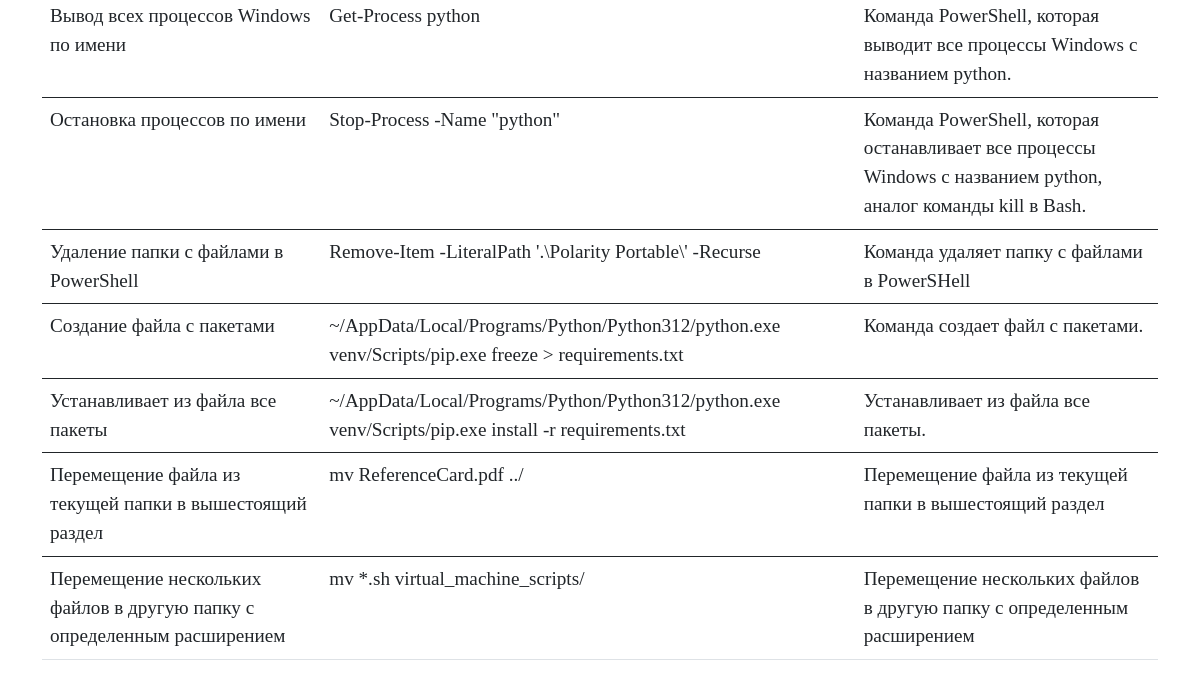
The app's page /bash (lower part), older data.
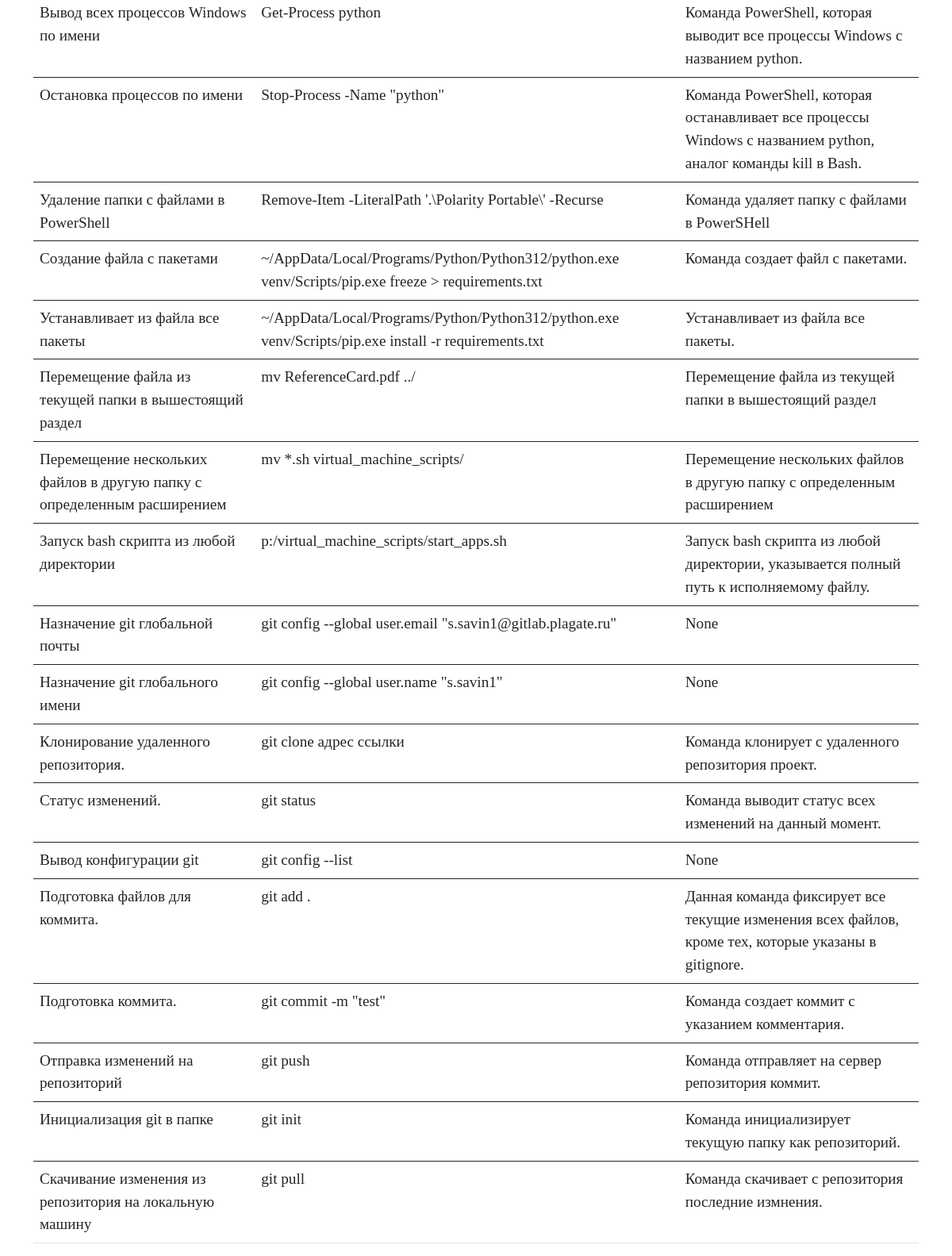
The same page, newer data.
### tables this page shows
CREATE TABLE "bash" (
    bash_id INTEGER PRIMARY KEY AUTOINCREMENT,
    bash_command TEXT NOT NULL,
    bash_name TEXT NOT NULL
  , bash_description TEXT);

### app.py (the view)
@app.route("/bash")
def bash_list_commands():
    conn = get_db_connection()
    bash_list = conn.execute("SELECT * FROM bash").fetchall()
    conn.close()
    return render_template("bash/bash_list_commands.html",
                           bash_list=bash_list,
                           )

### app.py (called while the page is built)
def get_db_connection():
    db_path = os.path.join(BASE_DIR, "database.db")
    conn = sqlite3.connect(db_path)
    conn.row_factory = sqlite3.Row
    return conn

### templates/bash/bash_list_commands.html (shortened to what this page needs)
{% extends "base.html" %} {% block title %}Команды bash{% endblock %} {% block content %}
<table class="table">
   {% for bash_list in bash_list %}
   <tbody>
      <tr>
         <td>{{ bash_list['bash_name'] }}</td>
         <td>{{ bash_list['bash_command']  }}</td>
         <td>{{ bash_list['bash_description'] }}</td>
      </tr>
   </tbody>
   {% endfor %}
   </table>
{% endblock %}

### templates/base.html (shortened to what this page needs)
<!doctype html>
<html>
   <head>
      <link href="https://cdn.jsdelivr.net/npm/bootstrap@5.0.2/dist/css/bootstrap.min.css" rel="stylesheet">
      <link href="{{ url_for('static', filename='styles.css') }}" rel="stylesheet">
   </head>
   <body>
      <main class="container">
         {% block content %}
         {% endblock %}
      </main>
   </body>
</html>

### static/styles.css (style rules this page uses)
* { font-family:Century Gothic; }
.container { font-size: 1.2rem; }

Row changes from the older to the newer data that the page shows:
added bash: bash_name "Запуск bash скрипта из любой директории", bash_command "p:/virtual_machine_scripts/start_apps.sh", bash_description "Запуск bash скрипта из любой директории, указывается полный путь к исполняемому файлу."
added bash: bash_name "Назначение git глобальной почты", bash_command "git config --global user.email \"s.savin1@gitlab.plagate.ru\"", bash_description "None"
added bash: bash_name "Назначение git глобального имени", bash_command "git config --global user.name \"s.savin1\"", bash_description "None"
added bash: bash_name "Клонирование удаленного репозитория.", bash_command "git clone адрес ссылки", bash_description "Команда клонирует с удаленного репозитория проект."
added bash: bash_name "Статус изменений.", bash_command "git status", bash_description "Команда выводит статус всех изменений на данный момент."
added bash: bash_name "Вывод конфигурации git", bash_command "git config --list", bash_description "None"
added bash: bash_name "Подготовка файлов для коммита.", bash_command "git add .", bash_description "Данная команда фиксирует все текущие изменения всех файлов, кроме тех, которые указаны в gitignore."
added bash: bash_name "Подготовка коммита.", bash_command "git commit -m \"test\"", bash_description "Команда создает коммит с указанием комментария."
added bash: bash_name "Отправка изменений на репозиторий", bash_command "git push", bash_description "Команда отправляет на сервер репозитория коммит."
added bash: bash_name "Инициализация git в папке", bash_command "git init", bash_description "Команда инициализирует текущую папку как репозиторий."
added bash: bash_name "Скачивание изменения из репозитория на локальную машину", bash_command "git pull", bash_description "Команда скачивает с репозитория последние измнения."
